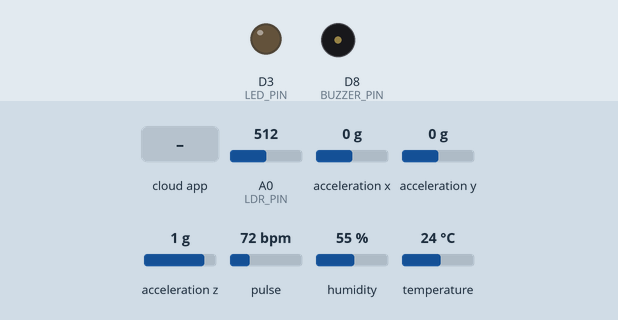
Simulated run of this sketch. Board: ESP8266 (NodeMCU). On the bench: output pins drawn as LEDs (lit = HIGH), buzzer (waves = sounding). The test bench sets the inputs (shaded band); at power-on: A0 (LDR_PIN) = 512, acceleration x 0 g, acceleration y 0 g, acceleration z 1 g, pulse 72 bpm, humidity 55 %, temperature 24 °C. WiFi joins after 1.5 s; servers stay silent unless stated; the Firebase database answers and starts empty; what the sketch prints to the serial monitor is not drawn.

Above: at 2.7 s.
2.8 s: the phone or cloud app sets alarma to 1
At 5.2 s:
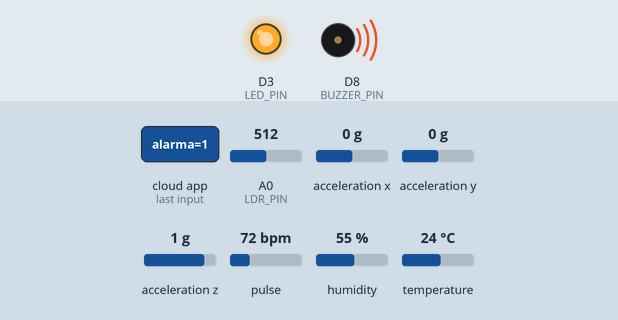
9.2 s: the phone or cloud app sets alarma to 0
At 11.2 s:
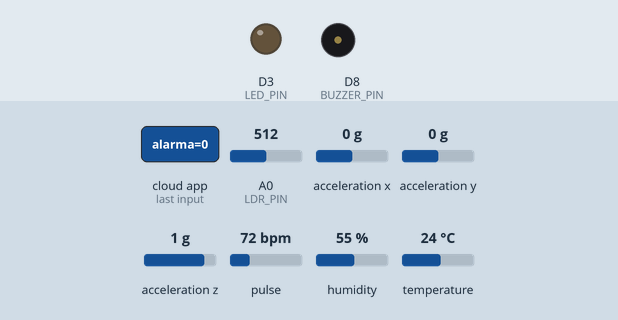
Timing chart, 0 to 12.7 s (numbered marks = the images above; inputs shaded):
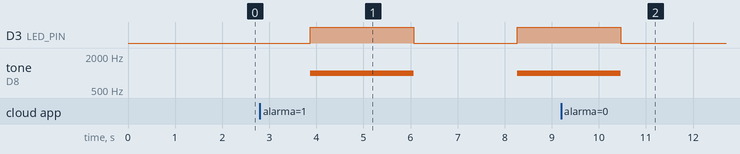

Measured:
- after the input at 2.8 s, D3 (LED_PIN): LOW → HIGH after 1.1 s, → LOW 2.2 s later, → HIGH 2.2 s later; tone on D8 (BUZZER_PIN): silent → 1000 Hz after 1.1 s, → silent 2.2 s later, → 1000 Hz 2.2 s later
- after the input at 9.2 s, D3 (LED_PIN): goes on until 10.5 s, then stays LOW; tone on D8 (BUZZER_PIN): goes on until 10.5 s, then stays silent

The sketch:

sleep_tracker_nodemcu.ino
```cpp
/*
 * Sleep Tracker IoT - NodeMCU ESP8266 con Firebase
 *
 * Este proyecto monitorea condiciones de sueño usando múltiples sensores:
 * - DHT11: Temperatura y Humedad
 * - MAX30102: Sensor de pulso cardíaco y oxígeno
 * - ADXL345: Acelerómetro (detecta movimiento)
 * - LDR: Sensor de luz ambiental
 * - LED/Buzzer: Actuador para alarma
 *
 * Los datos se envían DIRECTAMENTE a Firebase Realtime Database
 * y pueden ser monitoreados desde una aplicación Android en tiempo real.
 *
 * Hardware: NodeMCU ESP8266 (v1.0 o v2.0)
 * Autor: Equipo Sleep Tracker
 * Fecha: 2024
 */

// ============= LIBRERÍAS =============
#include <ESP8266WiFi.h>
#include <FirebaseESP8266.h>
#include <DHT.h>
#include <Wire.h>
#include <Adafruit_ADXL345_U.h>
#include "MAX30105.h"
#include "heartRate.h"

// ============= CONFIGURACIÓN WIFI =============
#define WIFI_SSID "TU_WIFI_SSID"
#define WIFI_PASSWORD "TU_WIFI_PASSWORD"

// ============= CONFIGURACIÓN FIREBASE =============
#define FIREBASE_HOST "tu-proyecto.firebaseio.com"
#define FIREBASE_AUTH "tu-token-de-autenticacion"

// ============= CONFIGURACIÓN DE PINES NodeMCU =============
// Mapeo de pines para NodeMCU:
// D1 = GPIO5, D2 = GPIO4, D3 = GPIO0, D4 = GPIO2
// D5 = GPIO14, D6 = GPIO12, D7 = GPIO13, D8 = GPIO15

#define DHTPIN D4             // GPIO2 - Pin para DHT11
#define DHTTYPE DHT11         // Tipo de sensor DHT
#define LDR_PIN A0            // Pin analógico para el sensor de luz
#define LED_PIN D3            // GPIO0 - Pin para LED de alerta
#define BUZZER_PIN D8         // GPIO15 - Pin para buzzer de alarma

// Pines I2C para NodeMCU (por defecto):
// SDA: D2 (GPIO4)
// SCL: D1 (GPIO5)

// ============= OBJETOS DE SENSORES =============
DHT dht(DHTPIN, DHTTYPE);
Adafruit_ADXL345_Unified accel = Adafruit_ADXL345_Unified(12345);
MAX30105 particleSensor;
FirebaseData firebaseData;
FirebaseConfig config;
FirebaseAuth auth;

// ============= VARIABLES GLOBALES =============
// Intervalos de lectura
unsigned long lastSensorRead = 0;
const unsigned long SENSOR_INTERVAL = 2000; // Leer sensores cada 2 segundos

// Variables de sensores
float temperatura = 0.0;
float humedad = 0.0;
int pulsoCardiaco = 0;
float aceleracion = 0.0;
int nivelLuz = 0;

// Variables para detección de pulso
const byte RATE_SIZE = 4;
byte rates[RATE_SIZE];
byte rateSpot = 0;
long lastBeat = 0;
float beatsPerMinute;
int beatAvg;

// Estado de la alarma (controlado desde Firebase)
bool alarmaActiva = false;

// ============= SETUP =============
void setup() {
  Serial.begin(115200);
  Serial.println("\n\n=== Sleep Tracker IoT - NodeMCU ===");

  // Configurar pines
  pinMode(LED_PIN, OUTPUT);
  pinMode(BUZZER_PIN, OUTPUT);
  pinMode(LDR_PIN, INPUT);

  // Apagar actuadores al inicio
  digitalWrite(LED_PIN, LOW);
  digitalWrite(BUZZER_PIN, LOW);

  // Inicializar sensores
  inicializarSensores();

  // Conectar a WiFi
  conectarWiFi();

  // Configurar Firebase
  configurarFirebase();

  Serial.println("Sistema iniciado correctamente!");
}

// ============= LOOP PRINCIPAL =============
void loop() {
  unsigned long currentMillis = millis();

  // Leer sensores periódicamente
  if (currentMillis - lastSensorRead >= SENSOR_INTERVAL) {
    lastSensorRead = currentMillis;

    leerSensores();
    enviarDatosFirebase();

    // Mostrar datos en Serial Monitor
    mostrarDatos();
  }

  // Verificar estado de alarma desde Firebase
  verificarAlarma();

  // Controlar actuadores
  controlarActuadores();

  delay(100);
}

// ============= FUNCIONES DE INICIALIZACIÓN =============

void inicializarSensores() {
  Serial.println("Inicializando sensores...");

  // Inicializar I2C con pines específicos de NodeMCU
  Wire.begin(D2, D1); // SDA=D2(GPIO4), SCL=D1(GPIO5)

  // Inicializar DHT11
  dht.begin();
  Serial.println("✓ DHT11 inicializado");

  // Inicializar ADXL345
  if (!accel.begin()) {
    Serial.println("✗ Error: No se detectó ADXL345");
    Serial.println("  Verifica las conexiones I2C (SDA=D2, SCL=D1)");
  } else {
    accel.setRange(ADXL345_RANGE_16_G);
    Serial.println("✓ ADXL345 inicializado");
  }

  // Inicializar MAX30102
  if (!particleSensor.begin(Wire, I2C_SPEED_FAST)) {
    Serial.println("✗ Error: No se detectó MAX30102");
    Serial.println("  Verifica las conexiones I2C (SDA=D2, SCL=D1)");
  } else {
    particleSensor.setup();
    particleSensor.setPulseAmplitudeRed(0x0A);
    particleSensor.setPulseAmplitudeGreen(0);
    Serial.println("✓ MAX30102 inicializado");
  }

  Serial.println("Sensores inicializados!");
}

void conectarWiFi() {
  Serial.print("Conectando a WiFi");
  WiFi.mode(WIFI_STA);
  WiFi.begin(WIFI_SSID, WIFI_PASSWORD);

  int intentos = 0;
  while (WiFi.status() != WL_CONNECTED && intentos < 30) {
    delay(500);
    Serial.print(".");
    intentos++;
  }

  if (WiFi.status() == WL_CONNECTED) {
    Serial.println("\n✓ WiFi conectado!");
    Serial.print("Dirección IP: ");
    Serial.println(WiFi.localIP());
    Serial.print("Señal WiFi: ");
    Serial.print(WiFi.RSSI());
    Serial.println(" dBm");
  } else {
    Serial.println("\n✗ Error: No se pudo conectar a WiFi");
    Serial.println("Verifica SSID y contraseña");
  }
}

void configurarFirebase() {
  Serial.println("Configurando Firebase...");

  config.host = FIREBASE_HOST;
  config.signer.tokens.legacy_token = FIREBASE_AUTH;

  // Configurar timeout para NodeMCU
  config.timeout.serverResponse = 10 * 1000; // 10 segundos

  Firebase.begin(&config, &auth);
  Firebase.reconnectWiFi(true);

  // Configurar tamaño de buffer para NodeMCU
  firebaseData.setBSSLBufferSize(1024, 1024);

  Serial.println("✓ Firebase configurado!");
}

// ============= FUNCIONES DE LECTURA DE SENSORES =============

void leerSensores() {
  // Leer DHT11 (Temperatura y Humedad)
  float tempReading = dht.readTemperature();
  float humReading = dht.readHumidity();

  // Verificar si las lecturas son válidas
  if (!isnan(tempReading) && !isnan(humReading)) {
    temperatura = tempReading;
    humedad = humReading;
  } else {
    Serial.println("⚠ Error leyendo DHT11");
  }

  // Leer ADXL345 (Aceleración)
  sensors_event_t event;
  accel.getEvent(&event);

  // Calcular magnitud de aceleración
  float x = event.acceleration.x;
  float y = event.acceleration.y;
  float z = event.acceleration.z;
  aceleracion = sqrt(x*x + y*y + z*z) / 9.8; // Normalizar a g

  // Leer MAX30102 (Pulso Cardíaco)
  long irValue = particleSensor.getIR();

  if (checkForBeat(irValue) == true) {
    long delta = millis() - lastBeat;
    lastBeat = millis();

    beatsPerMinute = 60 / (delta / 1000.0);

    if (beatsPerMinute < 255 && beatsPerMinute > 20) {
      rates[rateSpot++] = (byte)beatsPerMinute;
      rateSpot %= RATE_SIZE;

      // Calcular promedio
      beatAvg = 0;
      for (byte x = 0; x < RATE_SIZE; x++) {
        beatAvg += rates[x];
      }
      beatAvg /= RATE_SIZE;
      pulsoCardiaco = beatAvg;
    }
  }

  // Si no hay dedo detectado, poner valor por defecto
  if (irValue < 50000) {
    pulsoCardiaco = 0;
  }

  // Leer LDR (Sensor de Luz)
  int valorLDR = analogRead(LDR_PIN);
  nivelLuz = map(valorLDR, 0, 1023, 0, 100); // NodeMCU: ADC de 10 bits (0-1023)
}

// ============= FUNCIONES DE FIREBASE =============

void enviarDatosFirebase() {
  if (WiFi.status() != WL_CONNECTED) {
    Serial.println("⚠ WiFi desconectado, reintentando...");
    conectarWiFi();
    return;
  }

  String basePath = "sleep_tracker/ultimos";

  // Enviar temperatura
  if (Firebase.setFloat(firebaseData, basePath + "/temperatura/valor", temperatura)) {
    Firebase.setString(firebaseData, basePath + "/temperatura/unidad", "°C");
  } else {
    Serial.println("✗ Error enviando temperatura: " + firebaseData.errorReason());
  }

  // Enviar humedad
  if (Firebase.setFloat(firebaseData, basePath + "/humedad/valor", humedad)) {
    Firebase.setString(firebaseData, basePath + "/humedad/unidad", "%");
  } else {
    Serial.println("✗ Error enviando humedad: " + firebaseData.errorReason());
  }

  // Enviar pulso
  if (Firebase.setInt(firebaseData, basePath + "/pulso/valor", pulsoCardiaco)) {
    Firebase.setString(firebaseData, basePath + "/pulso/unidad", "BPM");
  } else {
    Serial.println("✗ Error enviando pulso: " + firebaseData.errorReason());
  }

  // Enviar aceleración
  if (Firebase.setFloat(firebaseData, basePath + "/aceleracion/valor", aceleracion)) {
    Firebase.setString(firebaseData, basePath + "/aceleracion/unidad", "g");
  } else {
    Serial.println("✗ Error enviando aceleración: " + firebaseData.errorReason());
  }

  // Enviar luz
  if (Firebase.setInt(firebaseData, basePath + "/luz/valor", nivelLuz)) {
    Firebase.setString(firebaseData, basePath + "/luz/unidad", "%");
  } else {
    Serial.println("✗ Error enviando luz: " + firebaseData.errorReason());
  }

  // Guardar timestamp
  Firebase.setInt(firebaseData, basePath + "/timestamp", millis());
}

void verificarAlarma() {
  // Leer estado de alarma desde Firebase
  if (Firebase.getBool(firebaseData, "sleep_tracker/control/alarma")) {
    alarmaActiva = firebaseData.boolData();
  }
}

// ============= FUNCIONES DE CONTROL =============

void controlarActuadores() {
  if (alarmaActiva) {
    // Activar LED y buzzer con patrón intermitente
    static unsigned long lastBlink = 0;
    static bool estadoLED = false;

    if (millis() - lastBlink > 500) {
      lastBlink = millis();
      estadoLED = !estadoLED;

      digitalWrite(LED_PIN, estadoLED ? HIGH : LOW);

      if (estadoLED) {
        tone(BUZZER_PIN, 1000); // Tono de 1kHz
      } else {
        noTone(BUZZER_PIN);
      }
    }
  } else {
    // Apagar actuadores
    digitalWrite(LED_PIN, LOW);
    noTone(BUZZER_PIN);
  }
}

// ============= FUNCIONES AUXILIARES =============

void mostrarDatos() {
  Serial.println("\n--- Lectura de Sensores ---");
  Serial.print("Temperatura: ");
  Serial.print(temperatura);
  Serial.println(" °C");

  Serial.print("Humedad: ");
  Serial.print(humedad);
  Serial.println(" %");

  Serial.print("Pulso: ");
  Serial.print(pulsoCardiaco);
  Serial.println(" BPM");

  Serial.print("Aceleración: ");
  Serial.print(aceleracion);
  Serial.println(" g");

  Serial.print("Luz: ");
  Serial.print(nivelLuz);
  Serial.println(" %");

  Serial.print("Alarma: ");
  Serial.println(alarmaActiva ? "ACTIVA" : "Inactiva");

  Serial.print("WiFi: ");
  Serial.print(WiFi.RSSI());
  Serial.println(" dBm");

  Serial.print("Memoria libre: ");
  Serial.print(ESP.getFreeHeap());
  Serial.println(" bytes");

  Serial.println("---------------------------");
}
```
